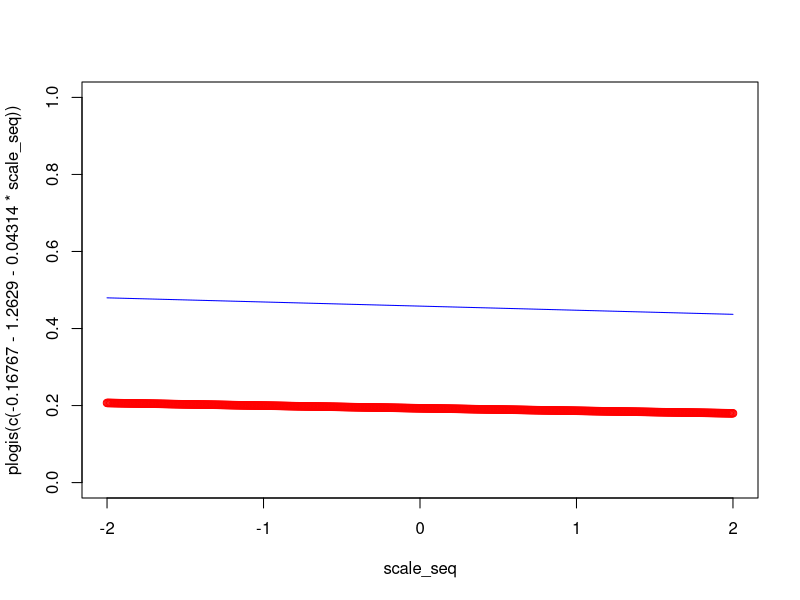
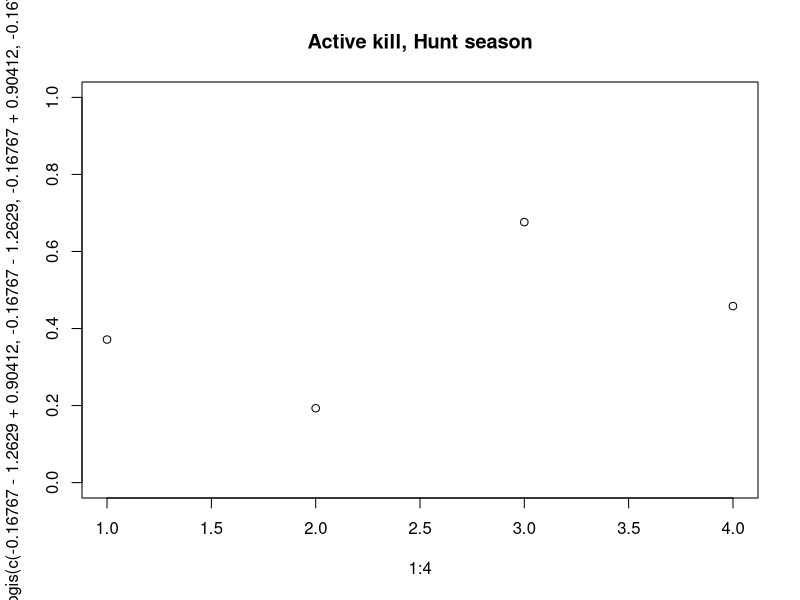
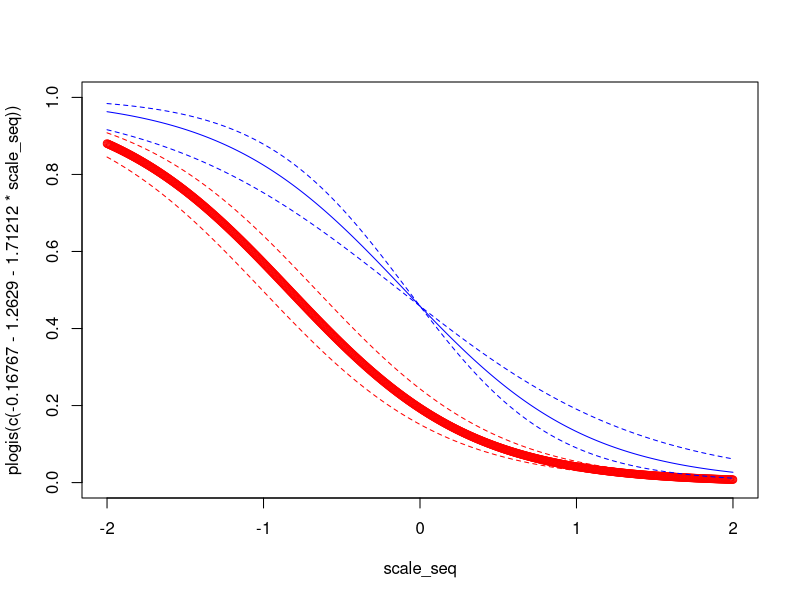

R code for these plots, in order:
scale_seq <- seq(-2, 2, .005)

# PART 2
# hunting biomass and finding kill outside territory
# red = found a kill
plot(x = scale_seq,
     y = plogis(c(-0.16767 - 1.26290 - 0.04314 * scale_seq)),
     col = "red", ylim = c(0, 1))
lines(x = scale_seq,
      y = plogis(c(-0.16767 - 0.04314 * scale_seq)),
      col = "blue")


# hunting season and finding a kill outside territory
plot(x = 1:4, 
     y = plogis(c(-0.16767 - 1.26290 + 0.90412,
                  -0.16767 - 1.26290,
                  -0.16767 + 0.90412,
                  -0.16767)),
     main = "Active kill, Hunt season",
     ylim = c(0,1))


# finding kill outside territory + distance from hunting
# red = found a kill
plot(x = scale_seq,
     y = plogis(c(-0.16767 -1.26290 -1.71212 * scale_seq)),
     col = "red", ylim = c(0, 1))
lines(x = scale_seq,
      y = plogis(c(-0.16767 -1.26290 + 0.29596 - 1.71212 * scale_seq)),
      col = "red", lty = 2)
lines(x = scale_seq,
      y = plogis(c(-0.16767 -1.26290 - 0.29596 - 1.71212 * scale_seq)),
      col = "red", lty = 2)
lines(x = scale_seq,
      y = plogis(c(-0.16767 - 1.71212 * scale_seq)),
      col = "blue")
lines(x = scale_seq,
      y = plogis(c(-0.16767 - (1.71212 + 0.43332) * scale_seq)),
      col = "blue", lty = 2)
lines(x = scale_seq,
      y = plogis(c(-0.16767 - (1.71212 - 0.43332) * scale_seq)),
      col = "blue", lty = 2)
